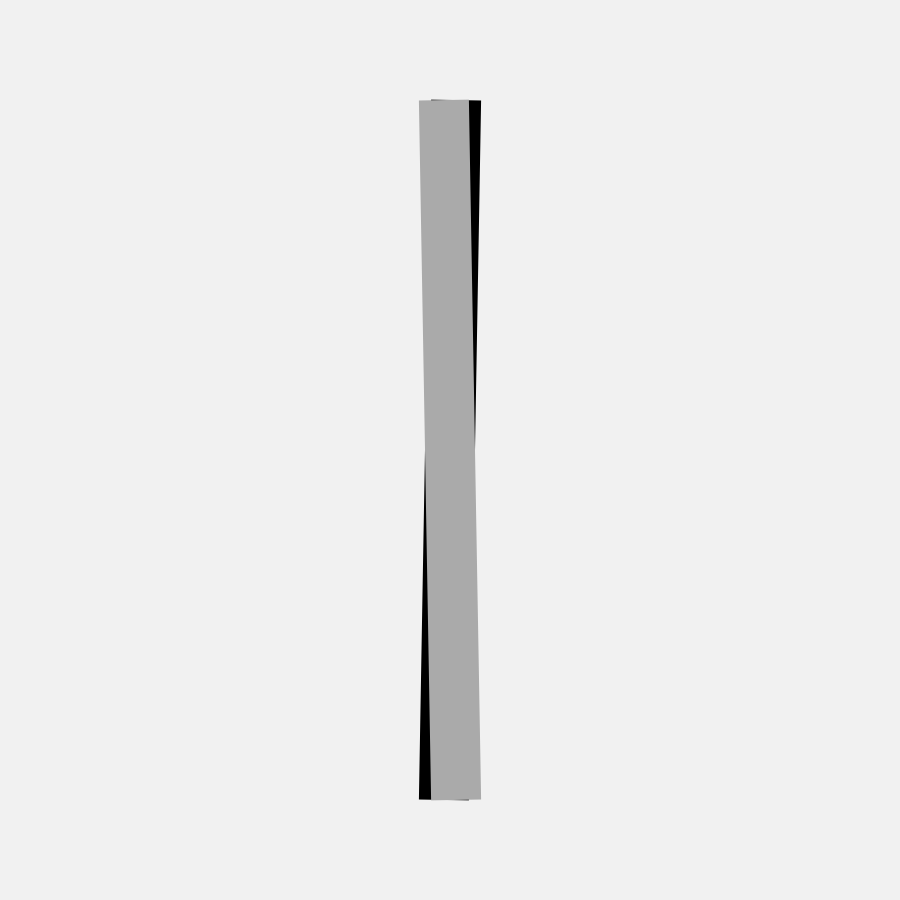
Frame 1 (no input)
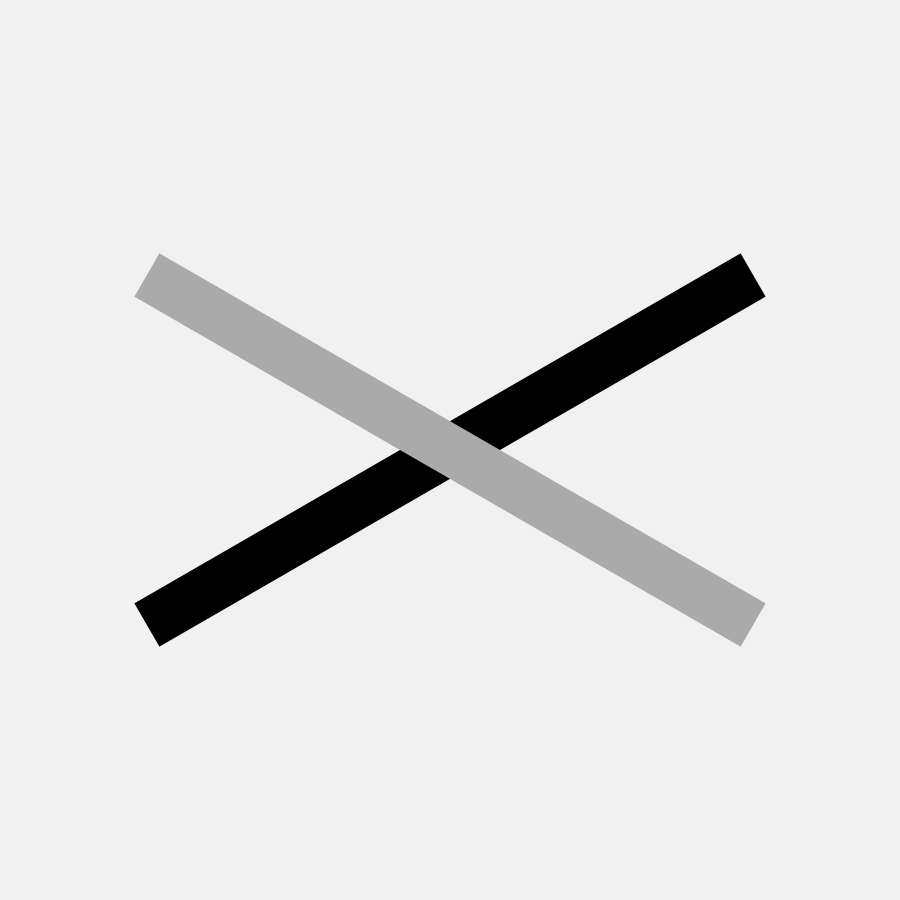
Frame 60 (the mouse pressed at the canvas centre just before this capture)
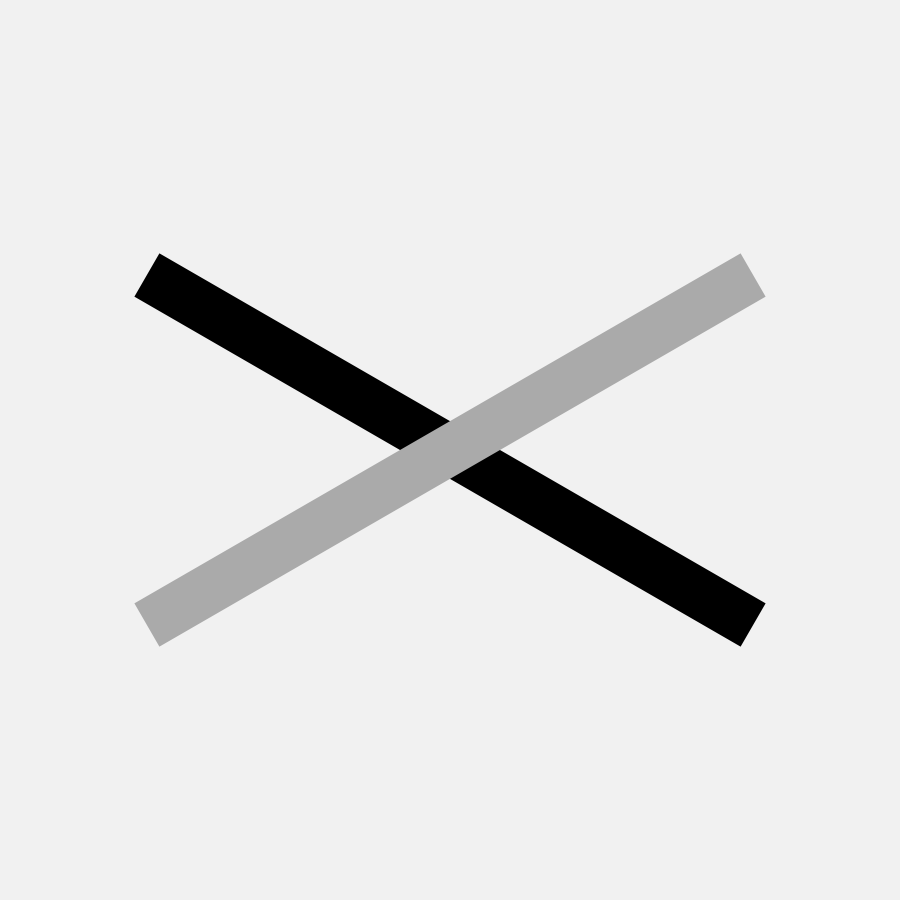
Frame 120 (the mouse held since frame 60 and released just before this capture)

The Processing sketch that drew these frames (run headless with seeded random() and noise(); from frame 60 on, the mouse is pressed at the canvas centre):

// Processing sketch: transformations
// ── transformations.pde
void setup() {
  size(900,900);
}

void draw() {
  background(#f1f1f1);
  fill(0);
  noStroke();
  rectMode(CENTER);
  
  push();
  translate(width/2, height/2);
  rotate(radians(frameCount));
  rect(0, 0, 50, 700);
  pop();
  
  fill(#aaaaaa);
  translate(width/2, height/2);
  rotate(radians(-frameCount));
  rect(0, 0, 50, 700);

  
  
  
  
}
